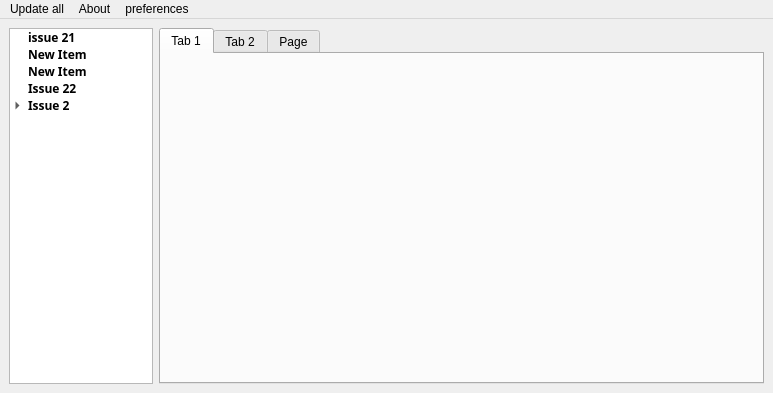
<?xml version="1.0" encoding="UTF-8"?>
<ui version="4.0">
 <class>MainWindow</class>
 <widget class="QMainWindow" name="MainWindow">
  <property name="geometry">
   <rect>
    <x>0</x>
    <y>0</y>
    <width>773</width>
    <height>393</height>
   </rect>
  </property>
  <property name="minimumSize">
   <size>
    <width>300</width>
    <height>200</height>
   </size>
  </property>
  <property name="windowTitle">
   <string>MainWindow</string>
  </property>
  <property name="documentMode">
   <bool>false</bool>
  </property>
  <property name="tabShape">
   <enum>QTabWidget::TabShape::Rounded</enum>
  </property>
  <widget class="QWidget" name="centralwidget">
   <layout class="QHBoxLayout" name="horizontalLayout_2">
    <item>
     <layout class="QHBoxLayout" name="horizontalLayout">
      <item>
       <widget class="QTreeWidget" name="issues_list">
        <property name="sizePolicy">
         <sizepolicy hsizetype="Maximum" vsizetype="Expanding">
          <horstretch>0</horstretch>
          <verstretch>0</verstretch>
         </sizepolicy>
        </property>
        <property name="maximumSize">
         <size>
          <width>150</width>
          <height>16777215</height>
         </size>
        </property>
        <property name="font">
         <font>
          <family>Terminus</family>
          <bold>true</bold>
         </font>
        </property>
        <property name="sizeAdjustPolicy">
         <enum>QAbstractScrollArea::SizeAdjustPolicy::AdjustToContents</enum>
        </property>
        <property name="indentation">
         <number>15</number>
        </property>
        <property name="rootIsDecorated">
         <bool>true</bool>
        </property>
        <property name="itemsExpandable">
         <bool>true</bool>
        </property>
        <property name="sortingEnabled">
         <bool>true</bool>
        </property>
        <property name="animated">
         <bool>false</bool>
        </property>
        <attribute name="headerVisible">
         <bool>false</bool>
        </attribute>
        <attribute name="headerCascadingSectionResizes">
         <bool>false</bool>
        </attribute>
        <attribute name="headerHighlightSections">
         <bool>false</bool>
        </attribute>
        <attribute name="headerShowSortIndicator" stdset="0">
         <bool>true</bool>
        </attribute>
        <attribute name="headerStretchLastSection">
         <bool>true</bool>
        </attribute>
        <column>
         <property name="text">
          <string>jira issues</string>
         </property>
        </column>
        <item>
         <property name="text">
          <string>issue 21</string>
         </property>
        </item>
        <item>
         <property name="text">
          <string>New Item</string>
         </property>
        </item>
        <item>
         <property name="text">
          <string>New Item</string>
         </property>
        </item>
        <item>
         <property name="text">
          <string>Issue 22</string>
         </property>
        </item>
        <item>
         <property name="text">
          <string extracomment="let's see">Issue 2</string>
         </property>
         <property name="toolTip">
          <string extracomment="is that a tooltip?"/>
         </property>
         <item>
          <property name="text">
           <string>Jira issue 1</string>
          </property>
          <property name="flags">
           <set>ItemIsDragEnabled|ItemIsDropEnabled|ItemIsUserCheckable|ItemIsEnabled</set>
          </property>
          <item>
           <property name="text">
            <string>???</string>
           </property>
           <property name="toolTip">
            <string comment="sd" extracomment="rsahdh"/>
           </property>
           <property name="statusTip">
            <string comment="sg"/>
           </property>
           <property name="whatsThis">
            <string extracomment="dhsdh"/>
           </property>
           <property name="icon">
            <iconset theme="accessories-text-editor"/>
           </property>
          </item>
         </item>
        </item>
       </widget>
      </item>
      <item>
       <widget class="QTabWidget" name="tabWidget">
        <property name="currentIndex">
         <number>0</number>
        </property>
        <widget class="QWidget" name="issue_html_view_tab">
         <attribute name="title">
          <string>Tab 1</string>
         </attribute>
         <layout class="QVBoxLayout" name="verticalLayout"/>
        </widget>
        <widget class="QWidget" name="issue_key_value_view_tab">
         <attribute name="title">
          <string>Tab 2</string>
         </attribute>
         <layout class="QVBoxLayout" name="verticalLayout_2">
          <item>
           <widget class="QTableWidget" name="tableWidget">
            <property name="enabled">
             <bool>true</bool>
            </property>
            <property name="sizePolicy">
             <sizepolicy hsizetype="Expanding" vsizetype="Expanding">
              <horstretch>0</horstretch>
              <verstretch>0</verstretch>
             </sizepolicy>
            </property>
            <property name="frameShape">
             <enum>QFrame::Shape::Box</enum>
            </property>
            <property name="frameShadow">
             <enum>QFrame::Shadow::Plain</enum>
            </property>
            <property name="sizeAdjustPolicy">
             <enum>QAbstractScrollArea::SizeAdjustPolicy::AdjustToContents</enum>
            </property>
            <property name="editTriggers">
             <set>QAbstractItemView::EditTrigger::NoEditTriggers</set>
            </property>
            <property name="alternatingRowColors">
             <bool>true</bool>
            </property>
            <property name="selectionMode">
             <enum>QAbstractItemView::SelectionMode::ExtendedSelection</enum>
            </property>
            <property name="textElideMode">
             <enum>Qt::TextElideMode::ElideNone</enum>
            </property>
            <property name="verticalScrollMode">
             <enum>QAbstractItemView::ScrollMode::ScrollPerPixel</enum>
            </property>
            <property name="showGrid">
             <bool>true</bool>
            </property>
            <property name="sortingEnabled">
             <bool>true</bool>
            </property>
            <attribute name="horizontalHeaderCascadingSectionResizes">
             <bool>false</bool>
            </attribute>
            <row/>
            <row/>
            <column>
             <property name="text">
              <string>Key</string>
             </property>
             <property name="textAlignment">
              <set>AlignLeading|AlignVCenter</set>
             </property>
             <property name="icon">
              <iconset theme="QIcon::ThemeIcon::EditDelete"/>
             </property>
            </column>
            <column>
             <property name="text">
              <string>Value</string>
             </property>
             <property name="textAlignment">
              <set>AlignLeading|AlignVCenter</set>
             </property>
            </column>
            <item row="0" column="0">
             <property name="text">
              <string>summary</string>
             </property>
            </item>
            <item row="0" column="1">
             <property name="text">
              <string>whatever</string>
             </property>
            </item>
            <item row="1" column="0">
             <property name="text">
              <string>description</string>
             </property>
            </item>
            <item row="1" column="1">
             <property name="text">
              <string>blah blah sdiof slkdfh kjasf kasj dfhkasjdf kasd fSD FGISFG</string>
             </property>
            </item>
           </widget>
          </item>
         </layout>
        </widget>
        <widget class="QWidget" name="issue_files_list_tab">
         <attribute name="title">
          <string>Page</string>
         </attribute>
         <layout class="QVBoxLayout" name="verticalLayout_3">
          <item>
           <widget class="QListWidget" name="listWidget">
            <item>
             <property name="text">
              <string>file1</string>
             </property>
            </item>
            <item>
             <property name="text">
              <string>file2</string>
             </property>
            </item>
            <item>
             <property name="text">
              <string>file3</string>
             </property>
            </item>
           </widget>
          </item>
         </layout>
        </widget>
       </widget>
      </item>
     </layout>
    </item>
   </layout>
  </widget>
  <widget class="QMenuBar" name="menubar">
   <property name="geometry">
    <rect>
     <x>0</x>
     <y>0</y>
     <width>773</width>
     <height>19</height>
    </rect>
   </property>
   <widget class="QMenu" name="menuUpdate_all">
    <property name="title">
     <string>Update all</string>
    </property>
   </widget>
   <widget class="QMenu" name="menuAbout">
    <property name="title">
     <string>About</string>
    </property>
   </widget>
   <widget class="QMenu" name="menupreferences">
    <property name="title">
     <string>preferences</string>
    </property>
    <addaction name="actionEdit_config"/>
    <addaction name="actiontheme_dark_light_frappe"/>
   </widget>
   <addaction name="menuUpdate_all"/>
   <addaction name="menuAbout"/>
   <addaction name="menupreferences"/>
  </widget>
  <action name="actionEdit_config">
   <property name="text">
    <string>Edit config</string>
   </property>
  </action>
  <action name="actiontheme_dark_light_frappe">
   <property name="text">
    <string>theme (dark / light / frappe...)</string>
   </property>
  </action>
 </widget>
 <resources/>
 <connections/>
 <slots>
  <slot>jira_issue_activated()</slot>
 </slots>
</ui>
